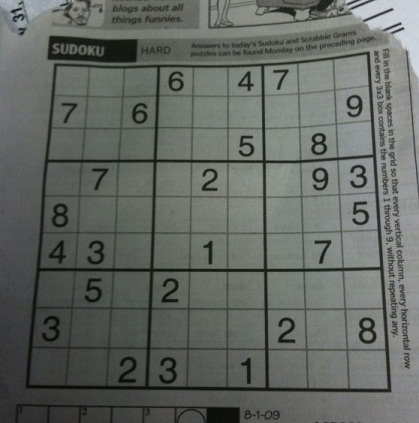
#> input picture images/sudoku.jpg, 419 x 423 px
$ python imp_11_6_HoughLine.py
#> lines starting #> are read from the running program, lines starting #| are printed output that depends on the picture
# 허프변환으로 직선 찾기

import sys
import math
import cv2 as cv
import numpy as np

# Loads an image
src = cv.imread('images/sudoku.jpg', cv.IMREAD_GRAYSCALE)
#> src: shape (423, 419); min 5, max 218, mean 101.9

# Check if image is loaded fine
if src is None:
    print ('Error opening image!')
    sys.exit()

# Canny edge detection
dst = cv.Canny(src, 50, 200, None, 3)
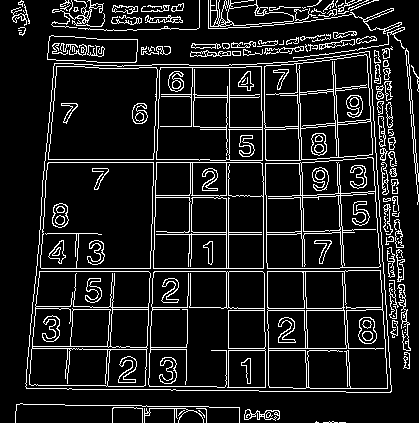
#> dst: shape (423, 419); 11.5% white in thin lines or dots

# Copy edges to the images that will display the results in BGR
cdst = cv.cvtColor(dst, cv.COLOR_GRAY2BGR)
#> cdst: shape (423, 419, 3); 11.5% white in thin lines or dots
cdstP = np.copy(cdst)

# 기본 허프변환, rho=1 픽셀, theta=1 degree, threshold=150(최소 교차 수)
# 반환값은 찾은 직선의 (rho, theta)
lines = cv.HoughLines(dst, 1, np.pi / 180, 150, None, 0, 0)
#> lines = 39 rows, first 8: [271, 1.57], [268, 1.57], [162, 0.0349], [159, 0.0349], [-262, 3.12], [-293, 3.11], [226, 0], [228, 0]

# 찾은 직선을 붉은색으로 그려준다.
if lines is not None:
    for i in range(0, len(lines)):
        rho = lines[i][0][0]
        theta = lines[i][0][1]
        a = math.cos(theta)
        b = math.sin(theta)
        x0 = a * rho
        y0 = b * rho
        pt1 = (int(x0 + 1000*(-b)), int(y0 + 1000*(a)))
        pt2 = (int(x0 - 1000*(-b)), int(y0 - 1000*(a)))
        cv.line(cdst, pt1, pt2, (0,0,255), 3, cv.LINE_AA)
#> this loop made 39 passes
#> (rho, theta, a, b, x0, y0, pt1, pt2) on passes 1 to 10: (271, 1.57, -4.37e-08, 1, -1.18e-05, 271, (-1000, 270), (999, 271)), (268, 1.57, -4.37e-08, 1, -1.17e-05, 268, (-1000, 267), (999, 268)), (162, 0.0349, 0.999, 0.0349, 161.9, 5.65, (127, 1005), (196, -993)), (159, 0.0349, 0.999, 0.0349, 158.9, 5.55, (124, 1004), (193, -993)), (-262, 3.12, -1, 0.0175, 262, -4.57, (244, -1004), (279, 995)), (-293, 3.11, -0.999, 0.0349, 292.8, -10.23, (257, -1009), (327, 989)), (226, 0, 1, 0, 226, 0, (226, 1000), (226, -1000)), (228, 0, 1, 0, 228, 0, (228, 1000), (228, -1000)), (162, 1.57, -4.37e-08, 1, -7.08e-06, 162, (-1000, 161), (999, 162)), (62, 0.0873, 0.996, 0.0872, 61.76, 5.4, (-25, 1001), (148, -990))
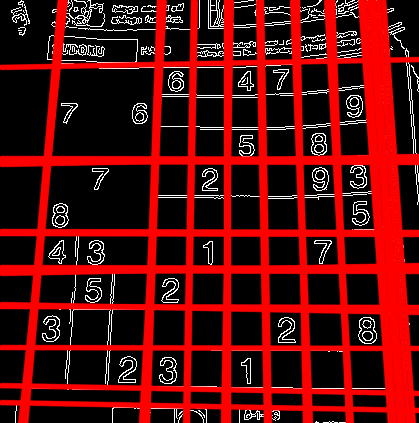
#> cdst: shape (423, 419, 3); mean B, G, R 11.8, 11.8, 91.5

# 확률적 허프 변환 적용, 최소길이 50, 조사할 같은 직선의 두 점의 최대 거리 10
# 반환값은 직선의 시점과 끝점 (x_start, y_start, x_end, y_end)
linesP = cv.HoughLinesP(dst, 1, np.pi / 180, 50, None, 50, 10)
#> linesP = 122 rows, first 6: [36, 268, 339, 268], [228, 390, 228, 154], [266, 213, 269, 391], [226, 307, 226, 95], [156, 179, 161, 46], [299, 153, 304, 323]

# 결과 출력
if linesP is not None:
    for i in range(0, len(linesP)):
        l = linesP[i][0]
        cv.line(cdstP, (l[0], l[1]), (l[2], l[3]), (0,0,255), 3, cv.LINE_AA)
#> this loop made 122 passes
#> l on passes 1 to 12: [36, 268, 339, 268], [228, 390, 228, 154], [266, 213, 269, 391], [226, 307, 226, 95], [156, 179, 161, 46], [299, 153, 304, 323], [36, 271, 347, 271], [188, 295, 190, 159], [148, 325, 153, 167], [48, 163, 61, 23], [44, 162, 260, 162], [263, 218, 266, 391]
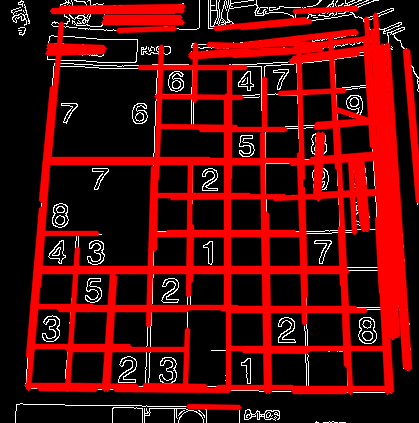
#> cdstP: shape (423, 419, 3); mean B, G, R 9.3, 9.3, 82

cv.imshow("Source", src)
cv.imshow("Detected Lines (in red) - Standard Hough Line Transform", cdst)
cv.imshow("Detected Lines (in red) - Probabilistic Line Transform", cdstP)

cv.waitKey()
